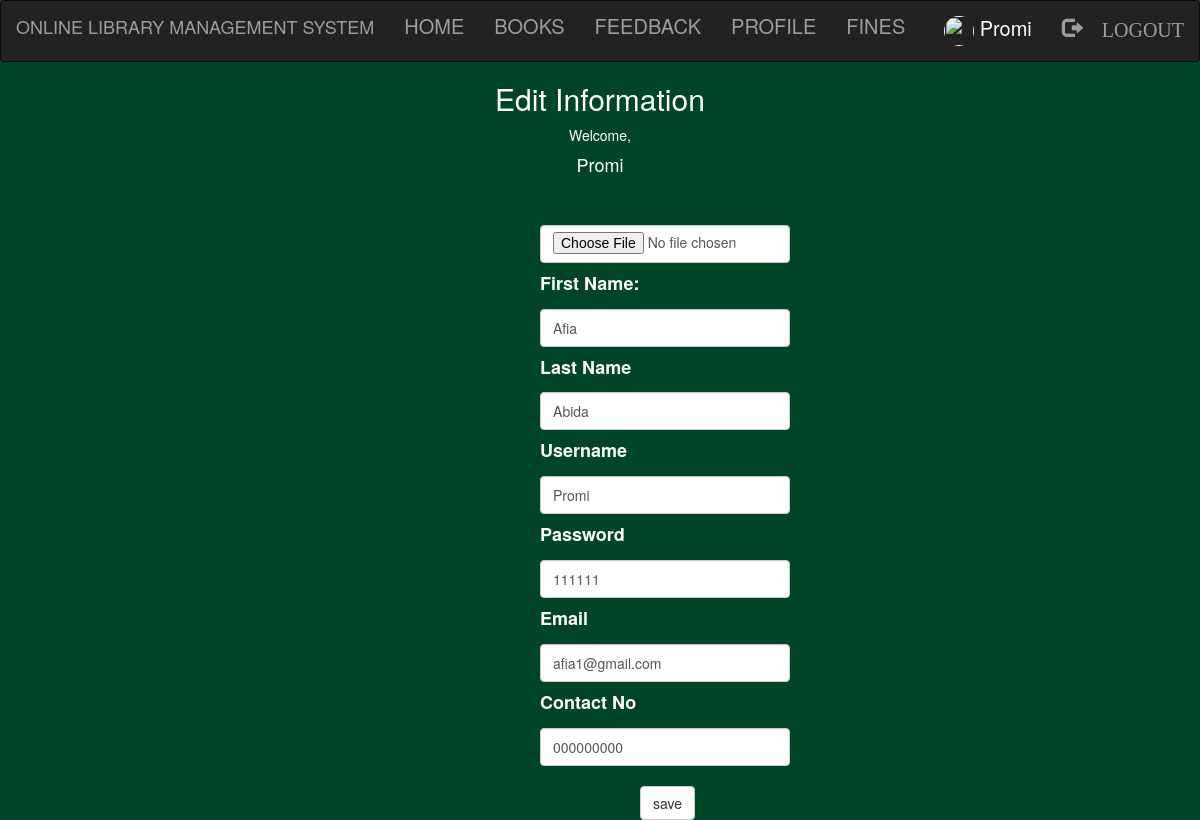
Screenshot of /edit.php (signed in) with the database file from the repository.
### tables this page shows
CREATE TABLE IF NOT EXISTS `student` (
  `first` varchar(100) NOT NULL,
  `last` varchar(100) NOT NULL,
  `username` varchar(100) NOT NULL,
  `password` varchar(100) NOT NULL,
  `roll` int(100) NOT NULL,
  `email` varchar(100) NOT NULL,
  `contact` varchar(100) NOT NULL,
  `pic` varchar(100) NOT NULL
);

### edit.php (the view, shortened to what this page needs)
<?php
	include "navbar.php";
	include "connection.php";
?>
<!DOCTYPE html>
<html>
<head>
</head>
<body style="background-color: #004528;">
	<h2 style="text-align: center;color: #fff;">Edit Information</h2>
	<?php
		$sql = "SELECT * FROM student WHERE username='$_SESSION[login_user]'";
		$result = mysqli_query($db,$sql) or die (mysql_error());
		while ($row = mysqli_fetch_assoc($result))
		{
			$first=$row['first'];
			$last=$row['last'];
			$username=$row['username'];
			$password=$row['password'];
			$email=$row['email'];
			$contact=$row['contact'];
		}
	?>
	<div class="profile_info" style="text-align: center;">
		<span style="color: white;">Welcome,</span>
		<h4 style="color: white;"><?php echo $_SESSION['login_user']; ?></h4>
	</div><br><br>
	<div class="form1">
		<form action="" method="post" enctype="multipart/form-data">
		<input class="form-control" type="file" name="file">
		<label><h4><b>First Name: </b></h4></label>
		<input class="form-control" type="text" name="first" value="<?php echo $first; ?>">
		<label><h4><b>Last Name</b></h4></label>
		<input class="form-control" type="text" name="last" value="<?php echo $last; ?>">
		<label><h4><b>Username</b></h4></label>
		<input class="form-control" type="text" name="username" value="<?php echo $username; ?>">
		<label><h4><b>Password</b></h4></label>
		<input class="form-control" type="text" name="password" value="<?php echo $password; ?>">
		<label><h4><b>Email</b></h4></label>
		<input class="form-control" type="text" name="email" value="<?php echo $email; ?>">
		<label><h4><b>Contact No</b></h4></label>
		<input class="form-control" type="text" name="contact" value="<?php echo $contact; ?>">
		<br>
		<div style="padding-left: 100px;">
			<button class="btn btn-default" type="submit" name="submit">save</button></div>
	</form>
</div>
</body>
</html>

### style.css (style rules this page uses)
html, body, div, span, object, iframe, h1, h2, h3, h4, h5, h6, p, blockquote, pre, abbr, address, cite, code, del, dfn, em, img, ins, kbd, q, samp, small, strong, sub, sup, var, b, i, dl, dt, dd, ol, ul, li, fieldset, form, label, legend, table, caption, tbody, tfoot, thead, tr, th, td, article, aside, canvas, details, figcaption, figure, footer, header, hgroup, menu, nav, section, summary, time, mark, audio, video { margin:0; padding:0; border:0; outline:0; font-size:100%; vertical-align:baseline; background:transparent; }
body { line-height:1; }
input, select { vertical-align:middle; }
input { height: 25px; width: 300px; }

### edit.php (style rules this page uses)
.form-control { width:250px; height: 38px; }
.form1 { margin:0 540px; }
label { color: white; }

### rows the page displays
student: first "Afia", last "Abida", username "Promi", password "111111", email "afia1@gmail.com", contact "000000000"

### other values shown
$_SESSION['login_user'] "Promi"
